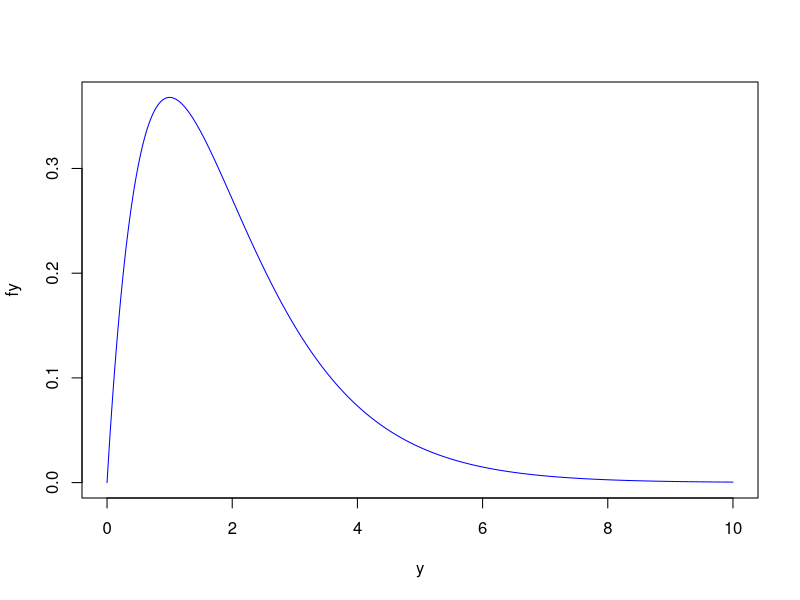
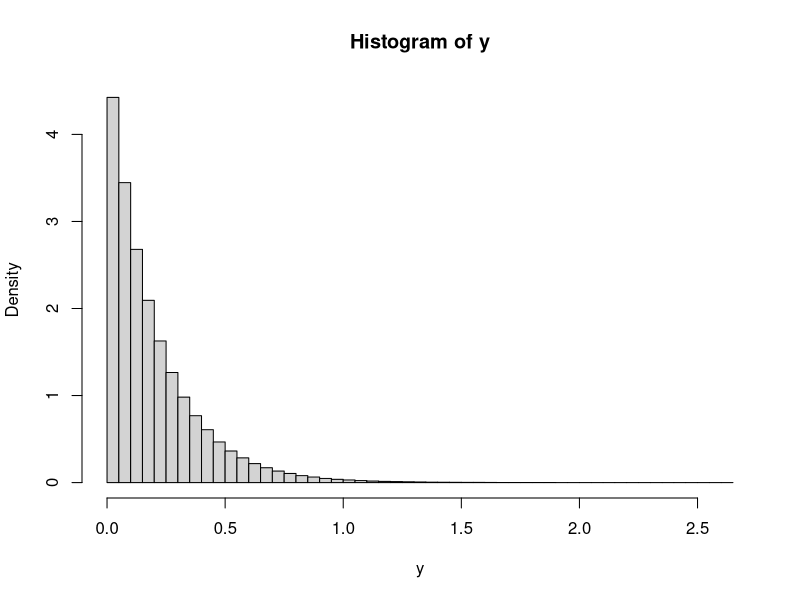
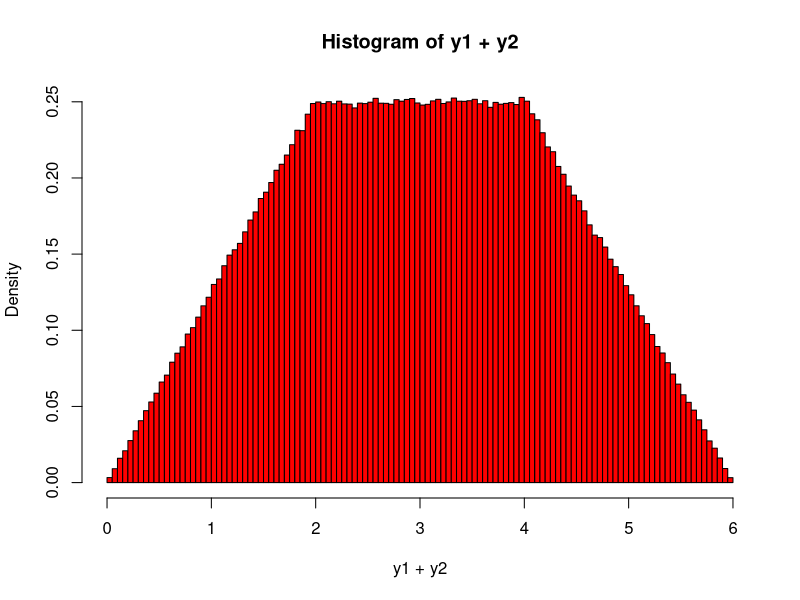

Here is the R script that generated these plots, in order:
## ---- chunk 1

# unique() reduces a vector to its unique elements (removes duplicates)

nTrials <- 1000000
jar <- (c(rep(1, 10), rep(2, 10), rep(3, 10), rep(4, 10)))
# jar
success <- 0
for (i in 1:nTrials){
  aDraw <- sample(jar, 4, replace = FALSE)
  if (length(unique(aDraw)) == 4){
    success <- success + 1
    # print(aDraw)
  }
}
cat(paste0("Probability that all four colors are in the draw: \f\n", success/nTrials))
## ---- chunk 2
y <- seq(0,10, by = 0.01) 
fy <- 1* y* exp(-y)
plot (y, fy, type = "l", col = "blue")
## ---- chunk 3
x1 <- runif(1000000)
x2 <- runif(1000000)
## ---- chunk 4
u <- runif(1000000)
y <- -log (u)/5

hist(y,freq = FALSE, breaks = 50)
## ---- chunk 5
y1 <- runif(1000000,0,4)
y2 <- runif(1000000,0,2)
index <- y1 + y2 < 4 & y1 > y2
newy1 <-y1[index]
newy2 <-y2[index]
hist(y1+y2, freq = FALSE, breaks = 100, col = "red")
